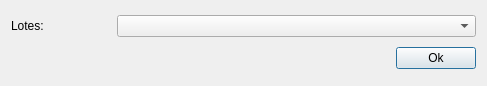
<?xml version="1.0" encoding="UTF-8"?>
<ui version="4.0">
 <class>Dialog</class>
 <widget class="QDialog" name="Dialog">
  <property name="geometry">
   <rect>
    <x>0</x>
    <y>0</y>
    <width>487</width>
    <height>86</height>
   </rect>
  </property>
  <property name="windowTitle">
   <string>Adicionar Perfil Modelo</string>
  </property>
  <layout class="QGridLayout" name="gridLayout">
   <item row="0" column="0">
    <layout class="QHBoxLayout" name="horizontalLayout_4">
     <item>
      <widget class="QLabel" name="label_4">
       <property name="sizePolicy">
        <sizepolicy hsizetype="Minimum" vsizetype="Fixed">
         <horstretch>0</horstretch>
         <verstretch>0</verstretch>
        </sizepolicy>
       </property>
       <property name="minimumSize">
        <size>
         <width>100</width>
         <height>0</height>
        </size>
       </property>
       <property name="maximumSize">
        <size>
         <width>100</width>
         <height>16777215</height>
        </size>
       </property>
       <property name="text">
        <string>Lotes:</string>
       </property>
      </widget>
     </item>
     <item>
      <widget class="QComboBox" name="lotCb"/>
     </item>
    </layout>
   </item>
   <item row="1" column="0">
    <layout class="QHBoxLayout" name="horizontalLayout">
     <item>
      <spacer name="horizontalSpacer">
       <property name="orientation">
        <enum>Qt::Horizontal</enum>
       </property>
       <property name="sizeHint" stdset="0">
        <size>
         <width>343</width>
         <height>20</height>
        </size>
       </property>
      </spacer>
     </item>
     <item>
      <widget class="QPushButton" name="okBtn">
       <property name="text">
        <string>Ok</string>
       </property>
      </widget>
     </item>
    </layout>
   </item>
  </layout>
 </widget>
 <tabstops>
  <tabstop>okBtn</tabstop>
 </tabstops>
 <resources/>
 <connections/>
</ui>
